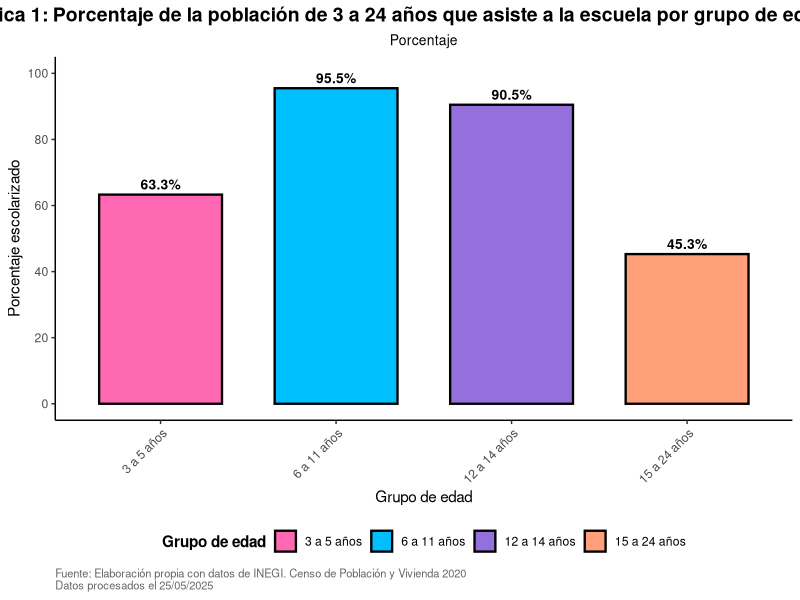

Reproduce this figure in R.
#-----------------------------------
#----------Librerias----------------
#-----------------------------------

{
  library(tidyverse)
  library(readxl)
}

#-----------------------------------
#--------------Datos----------------
#-----------------------------------

{
datos_escolarizacion <- data.frame(
  grupo_edad = c("3 a 5 años", "6 a 11 años", "12 a 14 años", "15 a 24 años"),
  tasa_escolarizacion = c(63.3, 95.5, 90.5, 45.3)
)
}

library(ggplot2)

# Primero preparo los datos en formato similar al que usas
datos_escolarizacion_long <- data.frame(
  Grupo = factor(c("3 a 5 años", "6 a 11 años", "12 a 14 años", "15 a 24 años"),
                 levels = c("3 a 5 años", "6 a 11 años", "12 a 14 años", "15 a 24 años")),
  Porcentaje = c(63.3, 95.5, 90.5, 45.3)
)

# Creo la gráfica con tu estilo estándar
ggplot(datos_escolarizacion_long, aes(x = Grupo, y = Porcentaje, fill = Grupo)) +
  geom_col(color = "black", size = 0.8, width = 0.7) +
  
  # Añadir etiquetas de porcentaje
  geom_text(aes(label = paste0(Porcentaje, "%")), 
            vjust = -0.5, size = 3.5, color = "black", fontface = "bold") +
  
  # Personalización al estilo de tu gráfico
  labs(
    title = "Gráfica 1: Porcentaje de la población de 3 a 24 años que asiste a la escuela por grupo de edad (2020)",
    subtitle = "Porcentaje",
    caption = "Fuente: Elaboración propia con datos de INEGI. Censo de Población y Vivienda 2020\nDatos procesados el 25/05/2025",
    x = "Grupo de edad",
    y = "Porcentaje escolarizado",
    fill = "Grupo de edad"
  ) +
  
  theme_classic() +
  theme(
    plot.title = element_text(face = "bold", hjust = 0.5, size = 14),
    plot.subtitle = element_text(hjust = 0.5, size = 10),
    plot.caption = element_text(hjust = 0, size = 8, color = "gray40"),
    legend.position = "bottom",
    legend.title = element_text(face = "bold"),
    axis.text.x = element_text(angle = 45, hjust = 1, size = 9),
    axis.title = element_text(size = 11)
  ) +
  
  # Escala de colores similar a tu gráfico OCDE
  scale_fill_manual(
    values = c(
      "3 a 5 años" = "#FF69B4",       # Rosa como "Below upper secondary"
      "6 a 11 años" = "#00BFFF",      # Azul como "Upper secondary"
      "12 a 14 años" = "mediumpurple", # Morado como "Tertiary"
      "15 a 24 años" = "#FFA07A"      # Salmón (nuevo color)
    )
  ) +
  
  # Ajustar el eje Y como en tu gráfico
  scale_y_continuous(limits = c(0, 100), breaks = seq(0, 100, by = 20))


